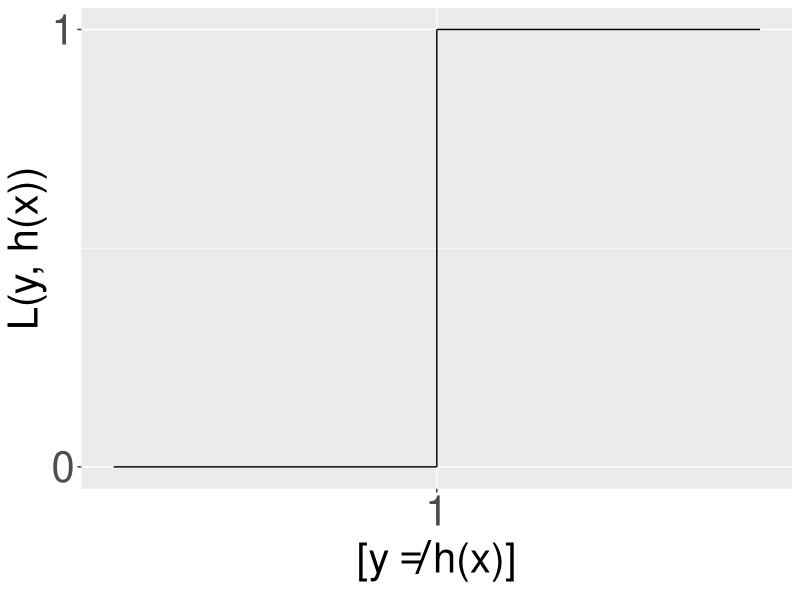
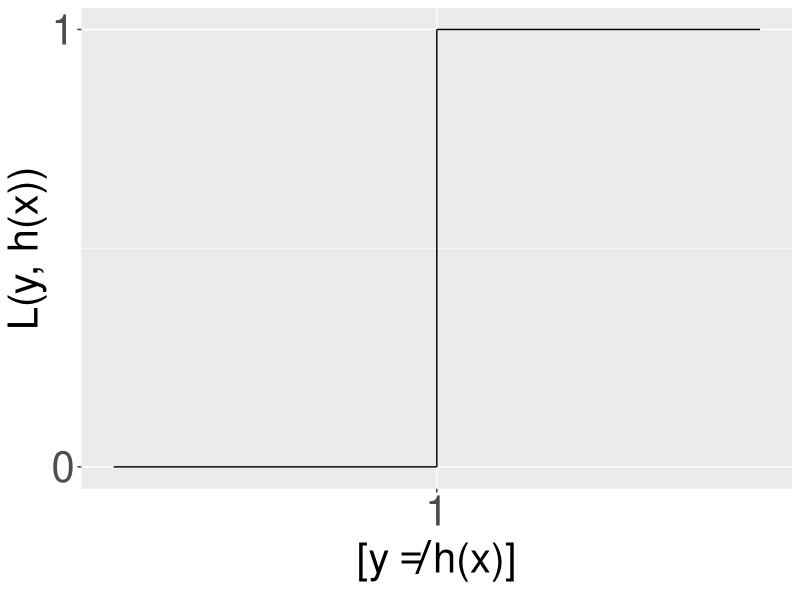

Here is the R script that generated these plots, in order:
# PREREQ -----------------------------------------------------------------------

library(knitr)
library(ggplot2)

options(digits = 3, 
        width = 65, 
        str = strOptions(strict.width = "cut", vec.len = 3))

# DATA -------------------------------------------------------------------------

my_df <- data.frame(
  x_1 = -1, 
  x_2 = 1, 
  x_3 = 3, 
  y_1 = 1, 
  y_2 = 0 )

# PLOT -------------------------------------------------------------------------

pdf("../figure/zero-one-loss.pdf", width = 8, height = 4)

ggplot(my_df) +
  geom_segment(aes(x = x_1, xend = x_2, y = y_2, yend = y_2)) +
  geom_segment(aes(x = x_2, xend = x_2, y = y_1, yend = y_2)) +
  geom_segment(aes(x = x_2, xend = x_3, y = y_1, yend = y_1)) +
  xlab(as.expression(bquote("[y" != "h(x)]"))) +
  ylab("L(y, h(x))") + 
  scale_y_continuous(breaks = seq(0, 1, by = 1)) +
  scale_x_continuous(breaks = c(1)) +
  theme(
    axis.text = element_text(size = 30),
    axis.title = element_text(size = 30))

ggsave("../figure/zero-one-loss.pdf", width = 8, height = 4)
dev.off()
